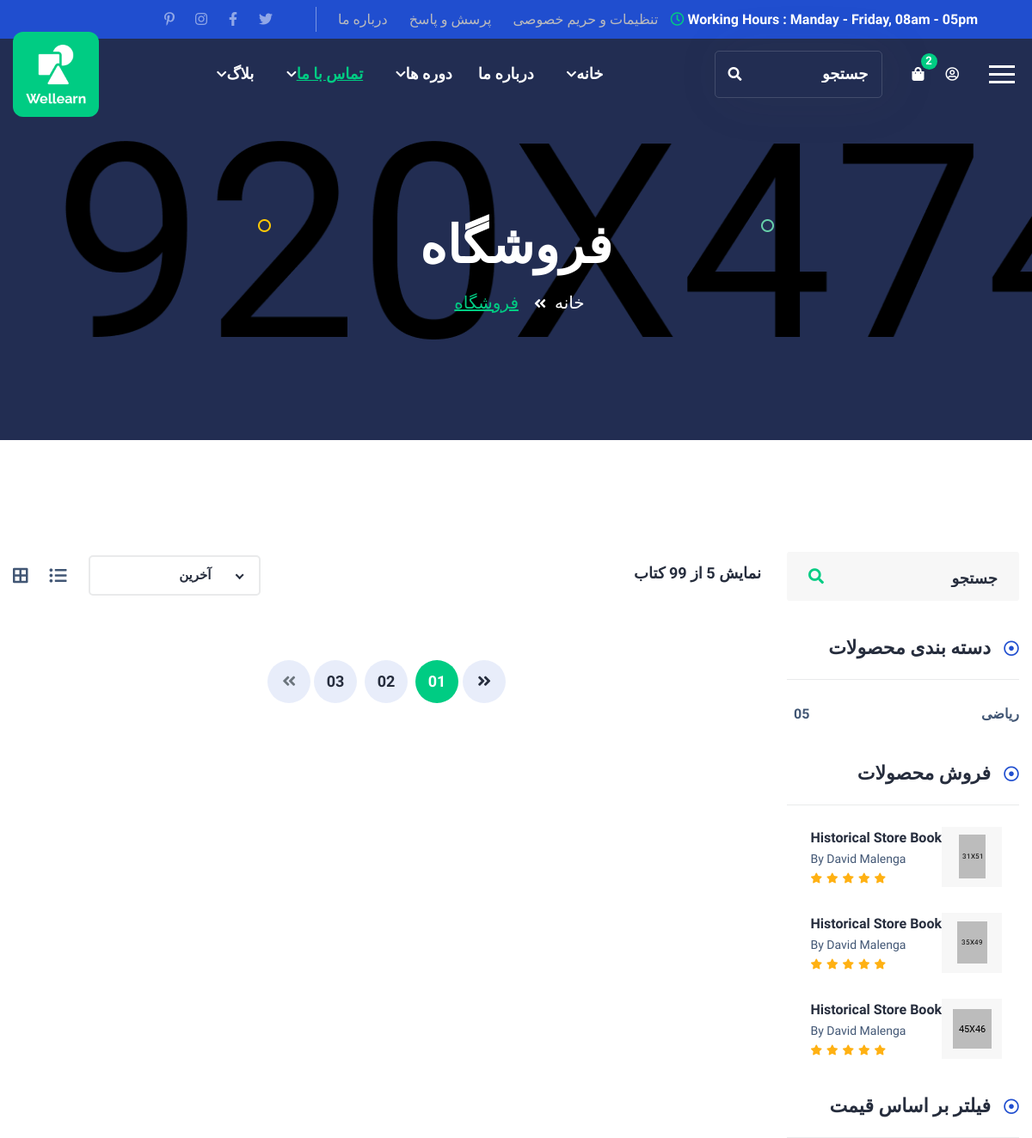
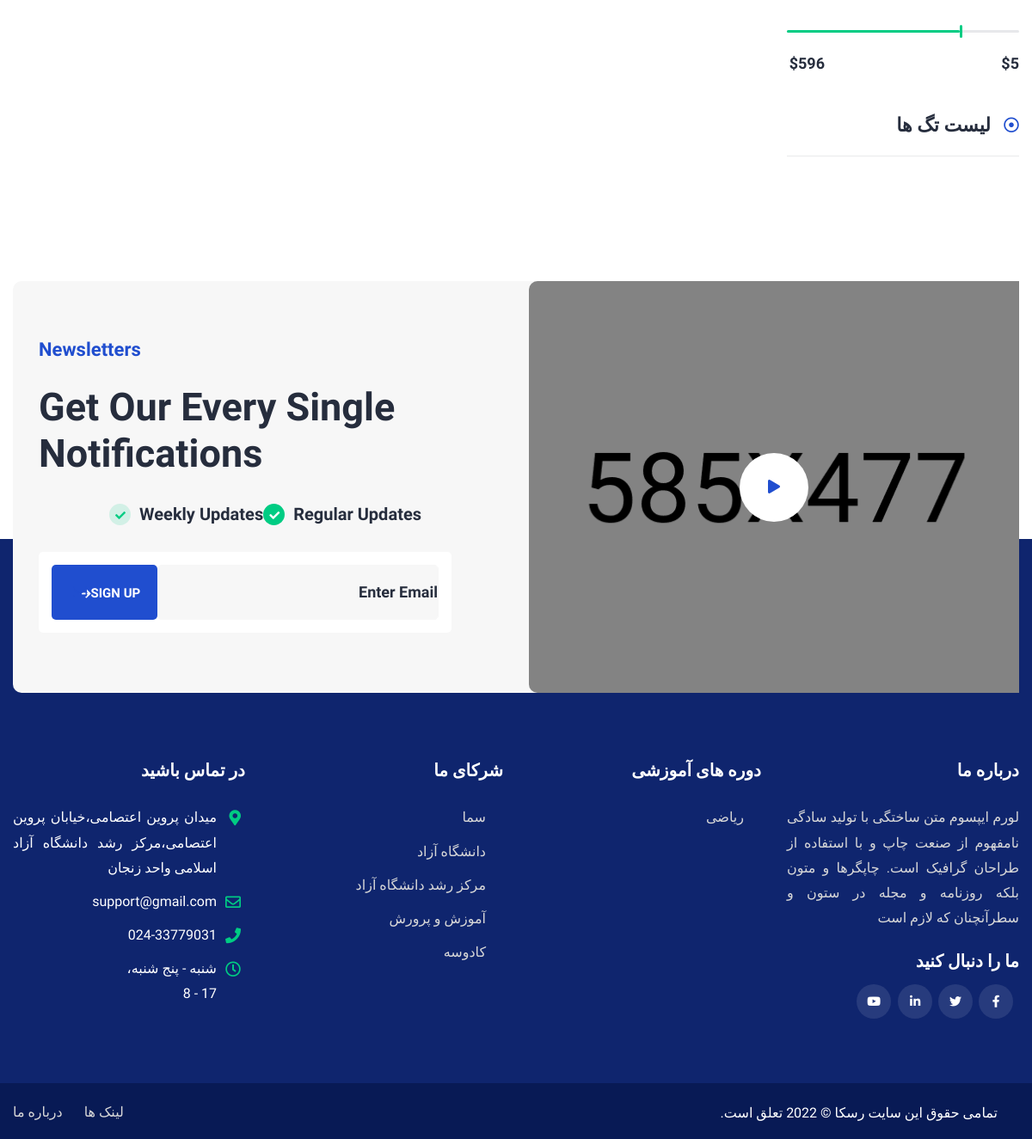
Before: /products/ with the older database file (2 pictures, top to bottom).
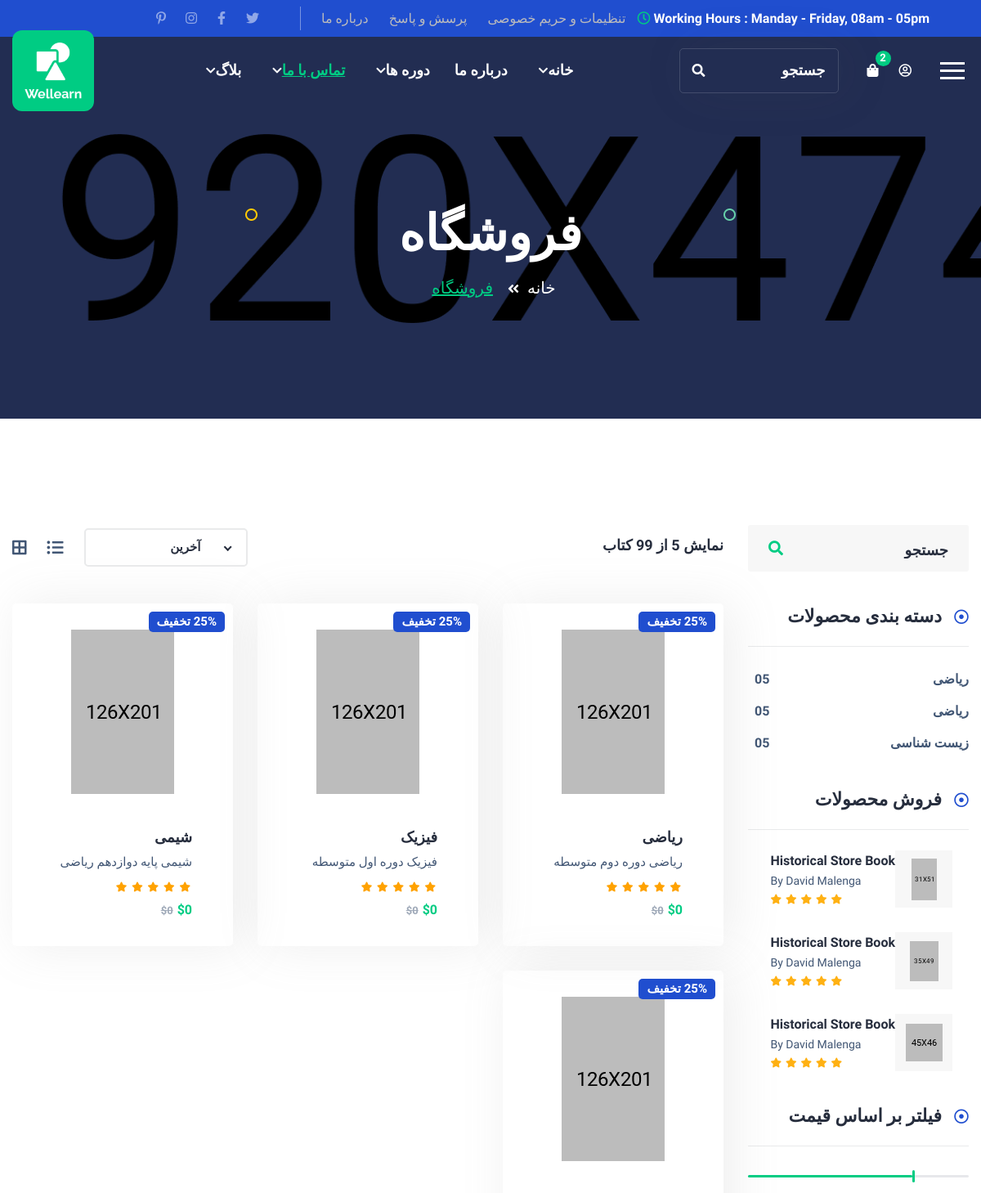
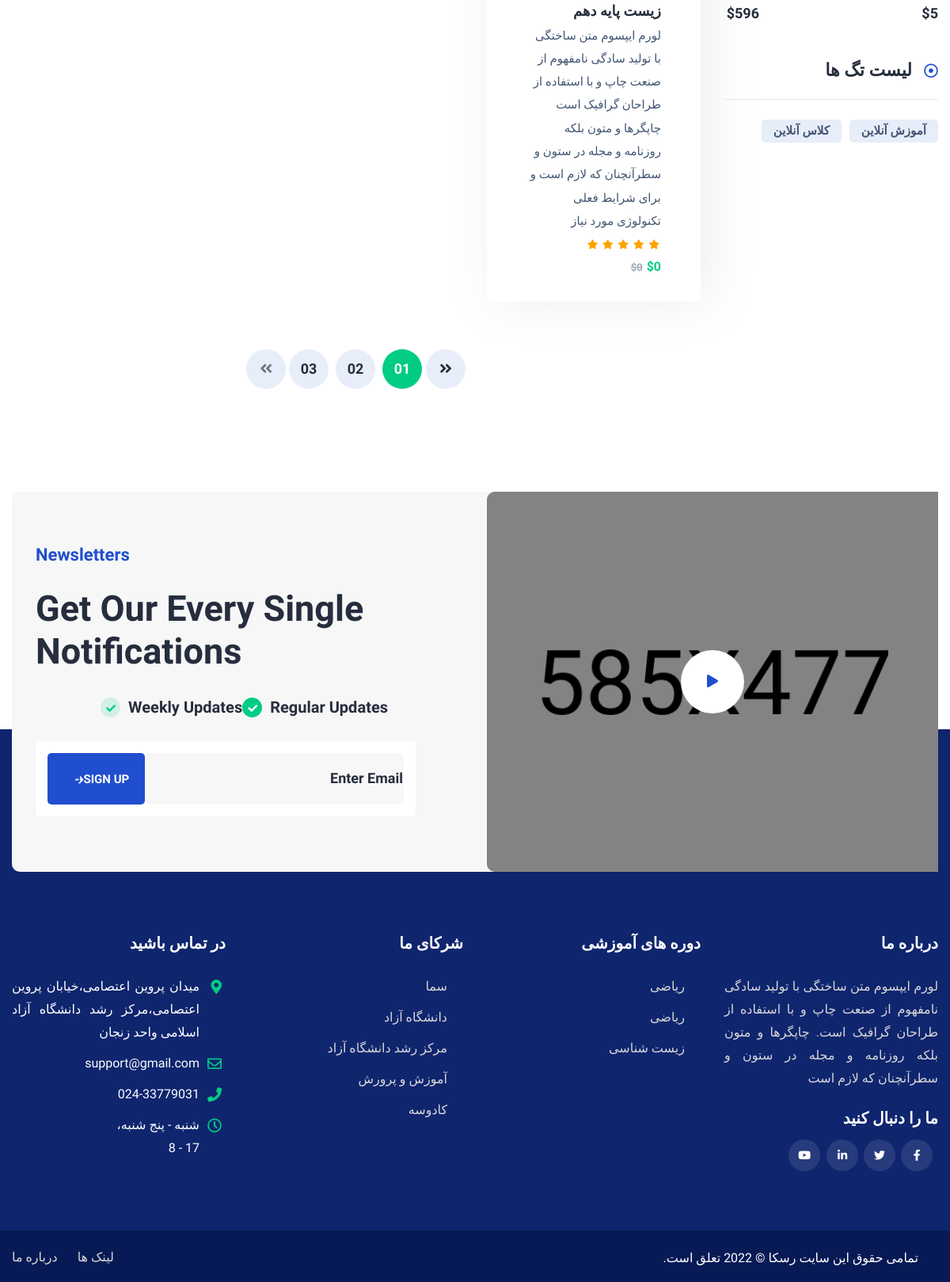
After: the same page with the newer database file (2 pictures, top to bottom).
### product_module/models.py (models this page shows, shortened)
class ProductCategory(models.Model):
    title = models.CharField(max_length=300, db_index=True, verbose_name="عنوان")
    url_title = models.CharField(max_length=300, db_index=True, verbose_name='عنوان در آدرس', unique=True)
    productcategory = models.ForeignKey(Parent, on_delete=models.CASCADE, related_name='parent_to_children', null=True,
                                        verbose_name='رابطه با والد')
    description = models.TextField(db_index=True, verbose_name='توضیحات اصلی')
    is_active = models.BooleanField(verbose_name='فعال/غیر فعال')
    is_delete = models.BooleanField(verbose_name='حذف شده/نشده')
    class Meta:
        verbose_name = 'دسته بندی'
        verbose_name_plural = 'دسته بندی ها'

class ProductTag(models.Model):
    caption = models.CharField(max_length=300, db_index=True, verbose_name='عنوان')
    product = models.ForeignKey(Product, on_delete=models.CASCADE, related_name='product_tag', verbose_name='محصول')
    class Meta:
        verbose_name = 'تگ محصول'
        verbose_name_plural = 'تگ های محصولات'

class Product(models.Model):
    title = models.CharField(max_length=500, verbose_name='نام محصول')
    category = models.ManyToManyField(ProductCategory, related_name='products_categories', verbose_name='دسته بندی ها')
    brand = models.ForeignKey(Brand, on_delete=models.CASCADE, verbose_name='برند', null=True, blank=True)
    price = models.IntegerField(verbose_name='قیمت')
    duration = models.CharField(max_length=50, verbose_name='مدت ویدئو', null=True)
    short_description = models.CharField(max_length=650, null=True, db_index=True, verbose_name='توضیحات خلاصه')
    description = models.TextField(verbose_name='توضیحات اصلی', db_index=True)
    primary_image = models.CharField(max_length=300, db_index=True, verbose_name='تصویر اصلی')
    status = models.IntegerField(default=1, verbose_name='وضعیت')
    is_active = models.BooleanField(default=False, verbose_name='فعال/غیرفعال')
    slug = models.SlugField(default="", null=False, db_index=True, blank=True, verbose_name='عنوان در url',
                            max_length=200, unique=True)
    is_delete = models.BooleanField(verbose_name='حذف شده/نشده')
    class Meta:
        verbose_name = 'محصول '
        verbose_name_plural = 'محصولات'

### product_module/views.py (the view)
# urls.py: path('', views.product_list, name='product-list'),
def product_list(request):
    tag = ProductTag.objects.all()
    product = Product.objects.all().order_by('price')  # [:5]  # order_by('-price')
    category = ProductCategory.objects.all().order_by('title')
    return render(request, 'product_module/product_list.html', {
        'products': product,
        'categories': category,
        'tags': tag
    })

### product_module/templates/product_module/product_list.html (shortened to what the changed rows need)
{% extends 'shared/base_shop.html' %}
{% block content %}
    <section class="page-banner-area rel z-1 text-white text-center"
             style="background-image: url(/static/images/banner.jpg);">
        <div class="container">
            <div class="banner-inner rpt-10">
                <h2 class="page-title wow fadeInUp delay-0-2s">فروشگاه</h2>
            </div>
        </div>
    </section>
    <section class="shop-page-area py-130 rpy-100">
        <div class="container">
            <div class="row">
                <div class="col-lg-3">
                    <div class="shop-sidebar rmb-55">
                        <div class="widget widget-menu wow fadeInUp delay-0-4s">
                            <ul>
                                {% for category in categories %}
                                    <li><a href="course-grid.html">{{ category.title }} </a> <span>05</span></li>
                                {% endfor %}
                            </ul>
                        </div>
                        <div class="widget widget-tag-cloud wow fadeInUp delay-0-2s">
                            <div class="tag-coulds">
                                {% for tag in tags %}
                                    <a href="blog.html">{{ tag.caption}}</a>
                                {% endfor %}
                            </div>
                        </div>
                    </div>
                </div>
                <div class="col-lg-9">
                    <div class="prduct-items-wrap">
                        <div class="row">
                            {% for product in products %}
                                {% include 'includes/product_item_partial.html' with product=product %}
                            {% endfor %}
                        </div>
                    </div>
                </div>
            </div>
        </div>
    </section>
{% endblock %}

### product_module/templates/includes/product_item_partial.html (shortened to what this page needs)
<div class="col-xl-4 col-lg-6 col-md-4 col-sm-6 wow fadeInUp delay-0-4s">
    <div class="product-item">
        <div class="product-image">
            <span class="off">25% تخفیف</span>
            <img src="/static/images/shop/product1.png" alt="Products">
        </div>
        <div class="product-content text-right">
            <h6><a href="{% url 'product-detail' slug=product.slug %}">{{ product.title }}</a></h6>
            <span class="category">{{  product.short_description}}</span>
            <div class="ratting">
                <i class="fas fa-star"></i>
                <i class="fas fa-star"></i>
                <i class="fas fa-star"></i>
                <i class="fas fa-star"></i>
                <i class="fas fa-star"></i>
            </div>
            <span class="price"><del>{{  product.price }}</del><span>{{ product.price }}</span></span>
        </div>
    </div>
</div>

### templates/shop/site_footer_component.html (shortened to what the changed rows need)
<footer class="main-footer bg-blue">
    <div class="container">
        <div class="footer-newsletter br-10 bg-lighter">
            <div class="row">
                <div class="col-lg-6 align-self-center">
                    <div class="newsletter-content wow fadeInRight delay-0-2s">
                        <div class="section-title mb-20">
                            <h2>Get Our Every Single Notifications</h2>
                        </div>
                    </div>
                </div>
            </div>
        </div>
        <div class="row justify-content-between text-white pt-75">
            <div class="col-lg-3 col-sm-3 d-flex justify-content-start">
                <div class="footer-widget menu-widget">
                    <ul>
                        {% for category in categories %}
                            <li class="d-flex justify-content-start"><a
                                    href="#">{{ category.title }}</a></li>
                        {% endfor %}
                    </ul>
                </div>
            </div>
        </div>
    </div>
</footer>

Changed rows visible on the page:
added ProductCategory: title "ریاضی"
added ProductCategory: title "زیست شناسی"
added ProductTag: caption "آموزش آنلاین"
added ProductTag: caption "کلاس آنلاین"
added Product: title "ریاضی", short_description "ریاضی دوره دوم متوسطه", price "0"
added Product: title "فیزیک", short_description "فیزیک دوره اول متوسطه", price "0"
added Product: title "شیمی", short_description "شیمی پایه دوازدهم ریاضی", price "0"
added Product: title "زیست پایه دهم", short_description "لورم ایپسوم متن ساختگی با تولید سادگی نامفهوم از صنعت چاپ و با استفاده از طراحان گرافیک است چاپگرها و متون بلکه روزنامه و مجله در ستون و سطرآنچنان که لازم است و برای شرایط فعلی تکنولوژی مورد نیاز", price "0"
